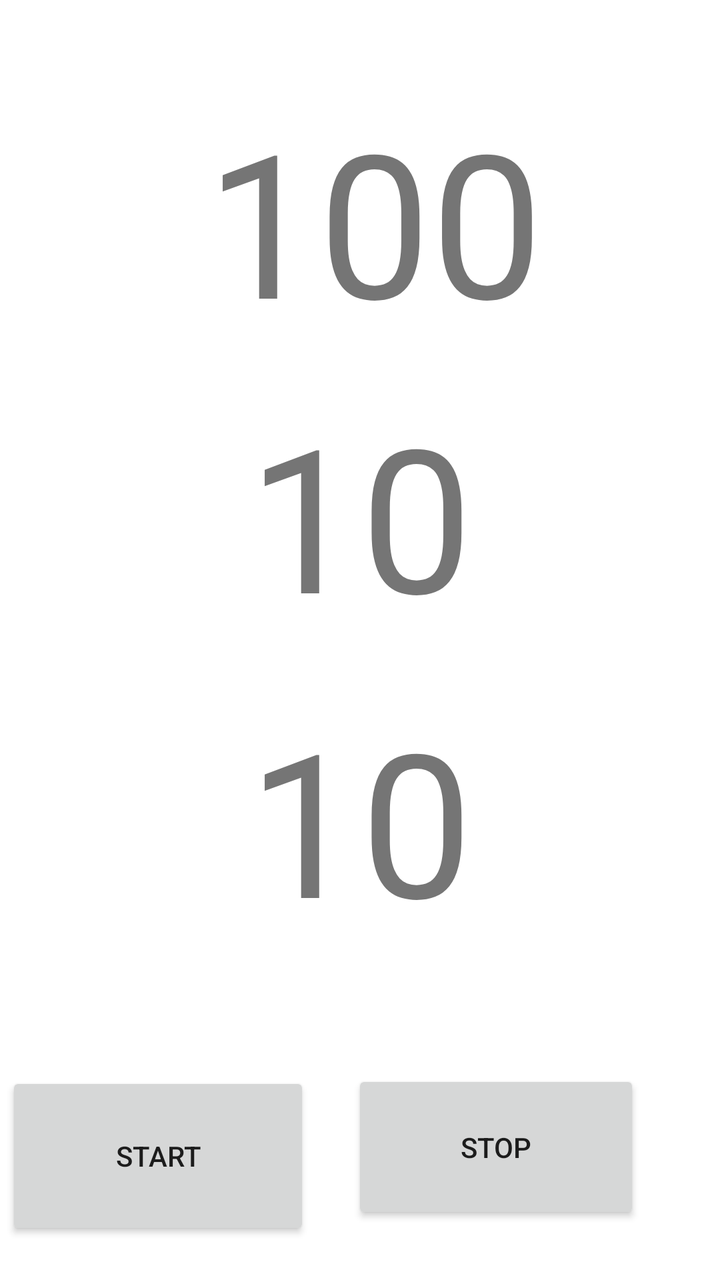
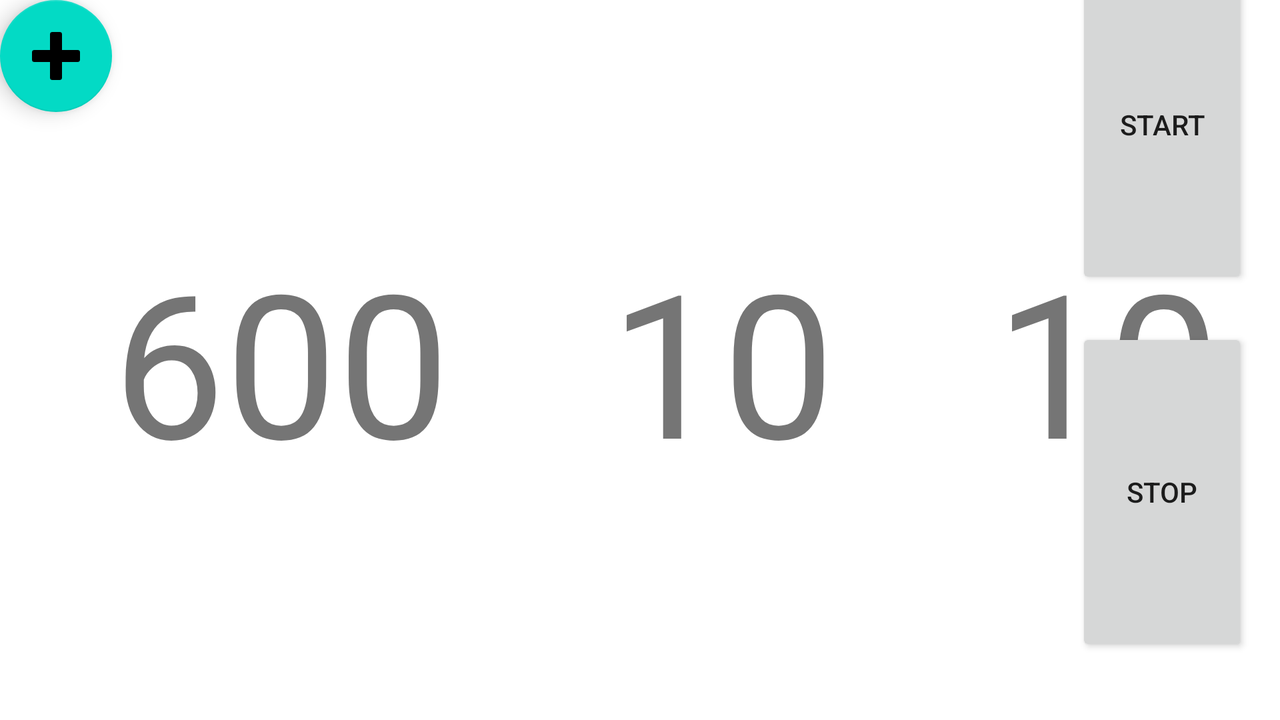

One screen, two layout resources from the same app: the default and the author's alternative for another configuration. Each is rendered where Android would select it; the XML of both is given below.
<!-- AndroidManifest.xml: application theme Theme.ClockTest -->
<!-- res/layout/activity_run.xml -->
<?xml version="1.0" encoding="utf-8"?>
<androidx.constraintlayout.widget.ConstraintLayout xmlns:android="http://schemas.android.com/apk/res/android"
    xmlns:app="http://schemas.android.com/apk/res-auto"
    xmlns:tools="http://schemas.android.com/tools"
    android:id="@+id/container"
    android:layout_width="match_parent"
    android:layout_height="match_parent"
    tools:context=".RunActivity">

    <TextView
        android:id="@+id/txt_workout"
        android:layout_width="169dp"
        android:layout_height="157dp"
        android:layout_marginTop="32dp"
        android:gravity="center"
        android:text="100"
        android:textAlignment="center"
        android:textSize="100sp"
        app:layout_constraintBottom_toTopOf="@+id/txt_rest"
        app:layout_constraintEnd_toEndOf="parent"
        app:layout_constraintHorizontal_bias="0.537"
        app:layout_constraintStart_toStartOf="parent"
        app:layout_constraintTop_toTopOf="parent"
        app:layout_constraintVertical_bias="0.259" />

    <TextView
        android:id="@+id/txt_rest"
        android:layout_width="173dp"
        android:layout_height="141dp"
        android:layout_marginBottom="12dp"
        android:gravity="center"
        android:text="10"
        android:textAlignment="center"
        android:textSize="100sp"
        app:layout_constraintBottom_toTopOf="@+id/txt_sets"
        app:layout_constraintEnd_toEndOf="parent"
        app:layout_constraintHorizontal_bias="0.5"
        app:layout_constraintStart_toEndOf="@+id/rest_progress_bar"
        app:layout_constraintStart_toStartOf="parent" />


    <TextView
        android:id="@+id/txt_sets"
        android:layout_width="172dp"
        android:layout_height="140dp"
        android:layout_marginBottom="160dp"
        android:gravity="center"
        android:text="10"
        android:textAlignment="center"
        android:textSize="100sp"
        app:layout_constraintBottom_toBottomOf="parent"
        app:layout_constraintEnd_toEndOf="parent"
        app:layout_constraintHorizontal_bias="0.5"
        app:layout_constraintStart_toEndOf="@+id/rest_progress_bar"
        app:layout_constraintStart_toStartOf="parent" />

    <Button
        android:id="@+id/btn_start"
        android:layout_width="152dp"
        android:layout_height="84dp"
        android:layout_marginEnd="20dp"
        android:layout_marginBottom="20dp"
        android:text="START"
        app:layout_constraintBottom_toBottomOf="parent"
        app:layout_constraintEnd_toStartOf="@+id/btn_stop"
        app:layout_constraintHorizontal_bias="0.727"
        app:layout_constraintStart_toStartOf="parent" />

    <Button
        android:id="@+id/btn_stop"
        android:layout_width="144dp"
        android:layout_height="77dp"
        android:layout_marginEnd="40dp"
        android:layout_marginBottom="28dp"
        android:text="STOP"
        app:layout_constraintBottom_toBottomOf="parent"
        app:layout_constraintEnd_toEndOf="parent" />

    <ProgressBar
        android:id="@+id/workout_progress_bar"
        android:layout_width="264dp"
        android:layout_height="253dp"
        android:layout_marginTop="-55dp"
        android:background="@drawable/circle_progress_background"
        android:indeterminateOnly="false"
        android:max="100"
        android:progress="0"
        android:progressDrawable="@drawable/circle_progress_bar"
        app:layout_constraintBottom_toTopOf="@+id/txt_rest"
        app:layout_constraintEnd_toEndOf="parent"
        app:layout_constraintHorizontal_bias="0.5"
        app:layout_constraintStart_toEndOf="@+id/rest_progress_bar"
        app:layout_constraintStart_toStartOf="parent"
        app:layout_constraintTop_toTopOf="@+id/txt_workout"
        app:layout_constraintVertical_bias="0.437" />

    <ProgressBar
        android:id="@+id/rest_progress_bar"
        android:layout_width="234dp"
        android:layout_height="211dp"
        android:layout_marginTop="-35dp"
        android:background="@drawable/circle_progress_background"
        android:indeterminateOnly="false"
        android:max="100"
        android:progress="0"
        android:progressDrawable="@drawable/circle_progress_bar"
        app:layout_constraintEnd_toEndOf="parent"
        app:layout_constraintHorizontal_bias="0.5"
        app:layout_constraintStart_toStartOf="parent"
        app:layout_constraintTop_toTopOf="@+id/txt_rest" />
</androidx.constraintlayout.widget.ConstraintLayout>
<!-- resources referenced by this layout -->
<resources>
  <!-- drawable circle_progress_background (drawable) -->
  <?xml version="1.0" encoding="utf-8"?>
  <shape xmlns:android="http://schemas.android.com/apk/res/android"
      android:shape="ring"
      android:innerRadiusRatio="3.5"
      android:thickness="25dp"
      android:useLevel="false">
      <solid android:color="@color/menu_off" />
  </shape>
  <!-- drawable circle_progress_bar (drawable) -->
  <?xml version="1.0" encoding="utf-8"?>
  <rotate xmlns:android="http://schemas.android.com/apk/res/android"
      android:fromDegrees="270"
      android:toDegrees="270">
  
      <shape android:innerRadiusRatio="3.5"
          android:shape="ring"
          android:thickness="25dp"
          android:useLevel="true">
  
          <gradient
              android:angle="0"
              android:endColor="@color/color_primary"
              android:centerColor="@color/color_primary"
              android:startColor="@color/color_primary"
              android:type="sweep"
              android:useLevel="false" />
  
      </shape>
  
  </rotate>
  <style name="Theme.ClockTest" parent="Theme.MaterialComponents.DayNight.DarkActionBar">
          
          <item name="colorPrimary">@color/purple_500</item>
          <item name="colorPrimaryVariant">@color/purple_700</item>
          <item name="colorOnPrimary">@color/white</item>
          
          <item name="colorSecondary">@color/teal_200</item>
          <item name="colorSecondaryVariant">@color/teal_700</item>
          <item name="colorOnSecondary">@color/black</item>
          
          <item name="android:statusBarColor" tools:targetApi="l">?attr/colorPrimaryVariant</item>
          
      </style>
  <color name="purple_500">#FF6200EE</color>
  <color name="purple_700">#FF3700B3</color>
  <color name="white">#FFFFFFFF</color>
  <color name="teal_200">#FF03DAC5</color>
  <color name="teal_700">#FF018786</color>
  <color name="black">#FF000000</color>
</resources>
<!-- res/layout-land/activity_run.xml (the author's variant of the layout above) -->
<!-- drawn on the phone turned sideways -->
<?xml version="1.0" encoding="utf-8"?>
<androidx.constraintlayout.widget.ConstraintLayout xmlns:android="http://schemas.android.com/apk/res/android"
    xmlns:app="http://schemas.android.com/apk/res-auto"
    xmlns:tools="http://schemas.android.com/tools"
    android:id="@+id/container"
    android:layout_width="match_parent"
    android:layout_height="match_parent"
    tools:context=".RunActivity">


    <TextView
        android:id="@+id/txt_workout"
        android:layout_width="wrap_content"
        android:layout_height="wrap_content"
        android:layout_marginStart="56dp"
        android:gravity="center"
        android:text="600"
        android:textAlignment="center"
        android:textSize="100sp"
        app:layout_constraintBottom_toBottomOf="parent"
        app:layout_constraintStart_toStartOf="parent"
        app:layout_constraintTop_toTopOf="parent" />


    <ProgressBar
        android:id="@+id/workout_progress_bar"
        android:layout_width="253dp"
        android:layout_height="225dp"
        android:layout_marginStart="-70dp"
        android:background="@drawable/circle_progress_background"
        android:indeterminateOnly="false"
        android:max="100"
        android:progress="0"
        android:progressDrawable="@drawable/circle_progress_bar"
        app:layout_constraintBottom_toBottomOf="parent"
        app:layout_constraintStart_toStartOf="@+id/txt_workout"
        app:layout_constraintTop_toTopOf="parent" />

    <TextView
        android:id="@+id/txt_rest"
        android:layout_width="wrap_content"
        android:layout_height="wrap_content"
        android:layout_marginStart="80dp"
        android:gravity="center"
        android:text="10"
        android:textAlignment="center"
        android:textSize="100sp"
        app:layout_constraintBottom_toBottomOf="parent"
        app:layout_constraintStart_toEndOf="@+id/txt_workout"
        app:layout_constraintTop_toTopOf="parent" />

    <ProgressBar
        android:id="@+id/rest_progress_bar"
        android:layout_width="189dp"
        android:layout_height="190dp"
        android:layout_marginStart="-35dp"
        android:background="@drawable/circle_progress_background"
        android:indeterminateOnly="false"
        android:max="100"
        android:progress="0"
        android:progressDrawable="@drawable/circle_progress_bar"
        app:layout_constraintBottom_toBottomOf="parent"
        app:layout_constraintStart_toStartOf="@+id/txt_rest"
        app:layout_constraintTop_toTopOf="parent"
        app:layout_constraintVertical_bias="0.497" />

    <TextView
        android:id="@+id/txt_sets"
        android:layout_width="wrap_content"
        android:layout_height="wrap_content"
        android:layout_marginStart="80dp"
        android:gravity="center"
        android:text="10"
        android:textAlignment="center"
        android:textSize="100sp"
        app:layout_constraintBottom_toBottomOf="parent"
        app:layout_constraintStart_toEndOf="@+id/txt_rest"
        app:layout_constraintTop_toTopOf="parent" />

    <Button
        android:id="@+id/btn_start"
        android:layout_width="86dp"
        android:layout_height="164dp"
        android:layout_marginEnd="16dp"
        android:layout_marginBottom="20dp"
        android:text="START"
        app:layout_constraintBottom_toTopOf="@+id/btn_stop"
        app:layout_constraintEnd_toEndOf="parent" />

    <Button
        android:id="@+id/btn_stop"
        android:layout_width="86dp"
        android:layout_height="164dp"
        android:layout_marginEnd="16dp"
        android:layout_marginBottom="32dp"
        android:text="STOP"
        app:layout_constraintBottom_toBottomOf="parent"
        app:layout_constraintEnd_toEndOf="parent" />

    <com.google.android.material.floatingactionbutton.FloatingActionButton
        android:id="@+id/ftb_add"
        android:layout_width="wrap_content"
        android:layout_height="wrap_content"
        android:clickable="true"
        app:srcCompat="@drawable/ic_add"
        tools:layout_editor_absoluteX="3dp"
        tools:layout_editor_absoluteY="3dp" />
</androidx.constraintlayout.widget.ConstraintLayout>
<!-- resources referenced by the variant -->
<!-- as the phone turned sideways resolves them -->
<resources>
  <!-- drawable circle_progress_background (drawable) -->
  <?xml version="1.0" encoding="utf-8"?>
  <shape xmlns:android="http://schemas.android.com/apk/res/android"
      android:shape="ring"
      android:innerRadiusRatio="3.5"
      android:thickness="25dp"
      android:useLevel="false">
      <solid android:color="@color/menu_off" />
  </shape>
  <!-- drawable circle_progress_bar (drawable) -->
  <?xml version="1.0" encoding="utf-8"?>
  <rotate xmlns:android="http://schemas.android.com/apk/res/android"
      android:fromDegrees="270"
      android:toDegrees="270">
  
      <shape android:innerRadiusRatio="3.5"
          android:shape="ring"
          android:thickness="25dp"
          android:useLevel="true">
  
          <gradient
              android:angle="0"
              android:endColor="@color/color_primary"
              android:centerColor="@color/color_primary"
              android:startColor="@color/color_primary"
              android:type="sweep"
              android:useLevel="false" />
  
      </shape>
  
  </rotate>
  <!-- drawable ic_add (drawable) -->
  <vector android:height="64dp" android:viewportHeight="512"
      android:viewportWidth="512" android:width="64dp"
      xmlns:aapt="http://schemas.android.com/aapt" xmlns:android="http://schemas.android.com/apk/res/android">
      <path android:fillType="evenOdd" android:pathData="M486.41,192H320V25.6A25.67,25.67 0,0 0,294.39 0H217.6A25.67,25.67 0,0 0,192 25.6V192H25.6A25.67,25.67 0,0 0,0 217.6v76.8A25.67,25.67 0,0 0,25.6 320H192V486.39A25.68,25.68 0,0 0,217.6 512h76.78A25.68,25.68 0,0 0,320 486.39V320H486.41A25.67,25.67 0,0 0,512 294.41V217.6A25.67,25.67 0,0 0,486.41 192Z">
          <aapt:attr name="android:fillColor">
              <gradient android:endX="256" android:endY="0"
                  android:startX="256" android:startY="512" android:type="linear">
                  <item android:color="#FF231F20" android:offset="0"/>
                  <item android:color="#FF58595B" android:offset="1"/>
              </gradient>
          </aapt:attr>
      </path>
  </vector>
  <style name="Theme.ClockTest" parent="Theme.MaterialComponents.DayNight.DarkActionBar">
          
          <item name="colorPrimary">@color/purple_500</item>
          <item name="colorPrimaryVariant">@color/purple_700</item>
          <item name="colorOnPrimary">@color/white</item>
          
          <item name="colorSecondary">@color/teal_200</item>
          <item name="colorSecondaryVariant">@color/teal_700</item>
          <item name="colorOnSecondary">@color/black</item>
          
          <item name="android:statusBarColor" tools:targetApi="l">?attr/colorPrimaryVariant</item>
          
      </style>
  <color name="purple_500">#FF6200EE</color>
  <color name="purple_700">#FF3700B3</color>
  <color name="white">#FFFFFFFF</color>
  <color name="teal_200">#FF03DAC5</color>
  <color name="teal_700">#FF018786</color>
  <color name="black">#FF000000</color>
</resources>
